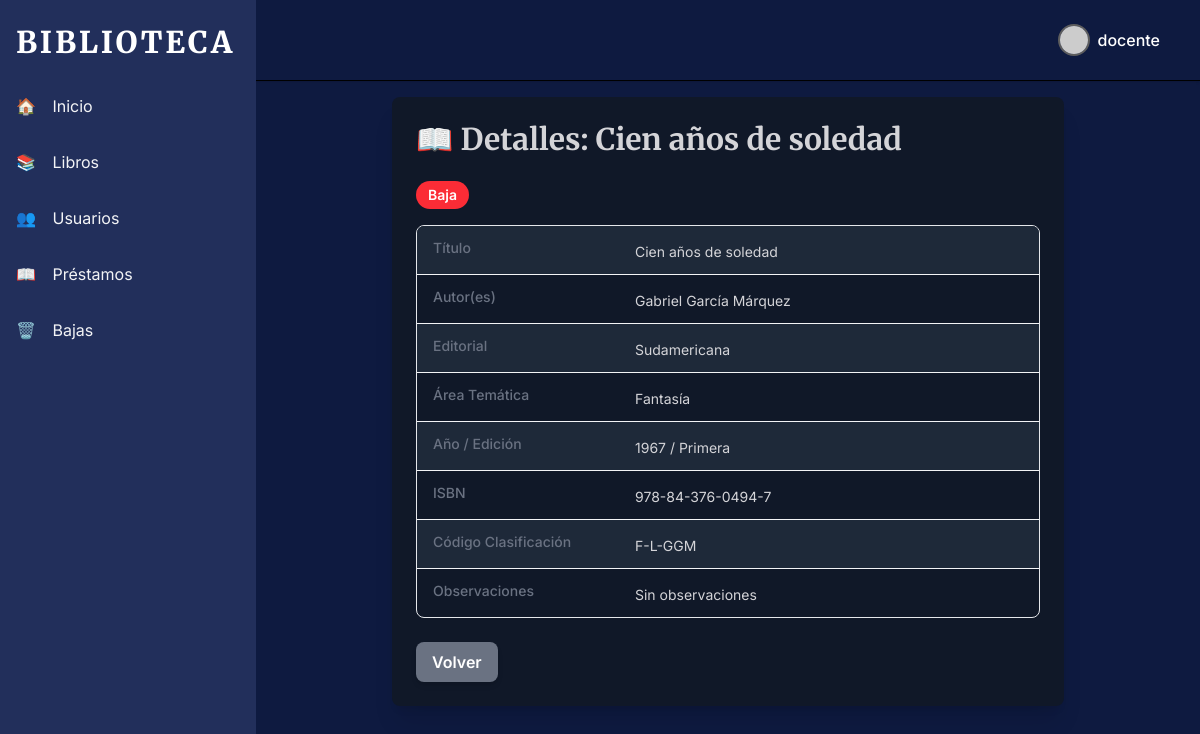
The page /index.php?view=libros-detalles&id=1 (signed in) on the database its author committed.
### tables this page shows
CREATE TABLE `libro` (
  `id_libro` int(11) NOT NULL,
  `titulo` varchar(200) NOT NULL,
  `id_editorial` int(11) NOT NULL,
  `ano_publicacion` smallint(4) NOT NULL,
  `edicion` varchar(50) NOT NULL,
  `ISBN` varchar(20) NOT NULL,
  `codigo_clasificacion` varchar(11) DEFAULT NULL,
  `id_area_tematica` int(11) NOT NULL,
  `numero_inventario` int(11) NOT NULL,
  `estado` enum('disponible','dañado','baja','prestado') NOT NULL,
  `observaciones` text DEFAULT NULL
);

CREATE TABLE `editorial` (
  `id_editorial` int(11) NOT NULL,
  `nombre_editorial` varchar(100) NOT NULL
);

CREATE TABLE `area_tematica` (
  `id_area_tematica` int(11) NOT NULL,
  `nombre_area` varchar(50) NOT NULL
);

### libros/detalles.php (the view, shortened to what this page needs)
<?php
include './includes/conexion.php';
$id = intval($_GET['id'] ?? 0);
$sql = "SELECT L.titulo, L.ISBN, L.codigo_clasificacion, L.observaciones, L.edicion, L.ano_publicacion, L.estado,
               GROUP_CONCAT(A.nombre_autor SEPARATOR ', ') AS autores,
               E.nombre_editorial AS editorial,
               ATE.nombre_area AS area
        FROM libro L
        LEFT JOIN libro_autor LA ON LA.id_libro = L.id_libro
        LEFT JOIN autor A ON A.id_autor = LA.id_autor
        JOIN editorial E ON E.id_editorial = L.id_editorial
        JOIN area_tematica ATE ON ATE.id_area_tematica = L.id_area_tematica
        WHERE L.id_libro=$id
        GROUP BY L.id_libro";
$res = $conn->query($sql);
if (!$libro = $res->fetch_assoc()) {
    header("Location: ../index.php?view=libros&msg=error_no_encontrado");
    exit;
}
$estado_clase = match($libro['estado']) {
    'disponible' => 'bg-green-500',
    'prestado'   => 'bg-yellow-500',
    'baja'       => 'bg-red-500',
    default      => 'bg-gray-500',
};
?>
<!DOCTYPE html>
<html lang="es">
<head>
    <script src="https://cdn.jsdelivr.net/npm/@tailwindcss/browser@4"></script>
    <link href="../public/css/style.css" rel="stylesheet">
</head>
<body>
<div class="p-6 max-w-2xl mx-auto bg-gray-900 shadow-xl rounded-lg">
  <h1 class="text-3xl font-serif font-bold text-zinc-300 mb-6">📖 Detalles: <?= htmlspecialchars($libro['titulo']) ?></h1>
  <div class="space-y-4">
    <div class="flex items-center space-x-2">
        <span class="inline-block px-3 py-1 text-sm font-semibold rounded-full text-white <?= $estado_clase ?>">
            <?= ucfirst($libro['estado']) ?>
        </span>
    </div>
    <div class="border border-gray-200 rounded-lg overflow-hidden">
        <dl class="divide-y divide-gray-100">
            <div class="px-4 py-3 bg-gray-800 grid grid-cols-3 gap-4">
                <dt class="text-sm font-medium text-gray-500">Título</dt>
                <dd class="mt-1 text-sm text-zinc-300 col-span-2"><?= htmlspecialchars($libro['titulo']) ?></dd>
            </div>
            <div class="px-4 py-3 grid grid-cols-3 gap-4">
                <dt class="text-sm font-medium text-gray-500">Autor(es)</dt>
                <dd class="mt-1 text-sm text-zinc-300 col-span-2"><?= htmlspecialchars($libro['autores']) ?></dd>
            </div>
            <div class="px-4 py-3 bg-gray-800 grid grid-cols-3 gap-4">
                <dt class="text-sm font-medium text-gray-500">Editorial</dt>
                <dd class="mt-1 text-sm text-zinc-300 col-span-2"><?= htmlspecialchars($libro['editorial']) ?></dd>
            </div>
            <div class="px-4 py-3 grid grid-cols-3 gap-4">
                <dt class="text-sm font-medium text-gray-500">Área Temática</dt>
                <dd class="mt-1 text-sm text-zinc-300 col-span-2"><?= htmlspecialchars($libro['area']) ?></dd>
            </div>
            <div class="px-4 py-3 bg-gray-800 grid grid-cols-3 gap-4">
                <dt class="text-sm font-medium text-gray-500">Año / Edición</dt>
                <dd class="mt-1 text-sm text-zinc-300 col-span-2"><?= htmlspecialchars($libro['ano_publicacion']) ?> / <?= htmlspecialchars($libro['edicion']) ?></dd>
            </div>
            <div class="px-4 py-3 grid grid-cols-3 gap-4">
                <dt class="text-sm font-medium text-gray-500">ISBN</dt>
                <dd class="mt-1 text-sm text-zinc-300 col-span-2"><?= htmlspecialchars($libro['ISBN']) ?></dd>
            </div>
            <div class="px-4 py-3 bg-gray-800 grid grid-cols-3 gap-4">
                <dt class="text-sm font-medium text-gray-500">Código Clasificación</dt>
                <dd class="mt-1 text-sm text-zinc-300 col-span-2"><?= htmlspecialchars($libro['codigo_clasificacion']) ?></dd>
            </div>
            <div class="px-4 py-3 grid grid-cols-3 gap-4">
                <dt class="text-sm font-medium text-gray-500">Observaciones</dt>
                <dd class="mt-1 text-sm text-zinc-300 col-span-2 whitespace-pre-wrap"><?= htmlspecialchars($libro['observaciones']) ?></dd>
            </div>
        </dl>
    </div>
  </div>
  <a href="index.php?view=libros" class="mt-6 inline-block bg-gray-500 text-white font-semibold py-2 px-4 rounded-lg hover:bg-gray-600 transition duration-150 shadow-md">
    Volver
  </a>
</div>
</body>

### public/css/style.css (style rules this page uses)
:root { --color-ravenclaw-azul: #222f5b; --color-ravenclaw-bronce: #d49e4d; --color-ravenclaw-fondo-claro: #F0F8FF; --color-fondo-base: #0e1a40; --color-gris-texto: #5d5d5d; --font-serif: 'Merriweather', serif; --font-sans: 'Inter', sans-serif; }
body { font-family: var(--font-sans); color: var(--color-gris-texto); background-color: var(--color-fondo-base); }

### rows shown on the page
libro: titulo "Cien años de soledad", estado "Baja", id_editorial.nombre_editorial "Sudamericana", id_area_tematica.nombre_area "Fantasía", ano_publicacion "1967", edicion "Primera", ISBN "978-84-376-0494-7", codigo_clasificacion "F-L-GGM", observaciones "Sin observaciones"

### other values the page prints
$item['icono'] "🏠"
$item['nombre'] "Inicio"
$item['icono'] "📚"
$item['nombre'] "Libros"
$item['icono'] "👥"
$item['nombre'] "Usuarios"
$item['icono'] "📖"
$item['nombre'] "Préstamos"
$item['icono'] "🗑️"
$item['nombre'] "Bajas"
$usuario_logueado "docente"
$libro['autores'] "Gabriel García Márquez"
